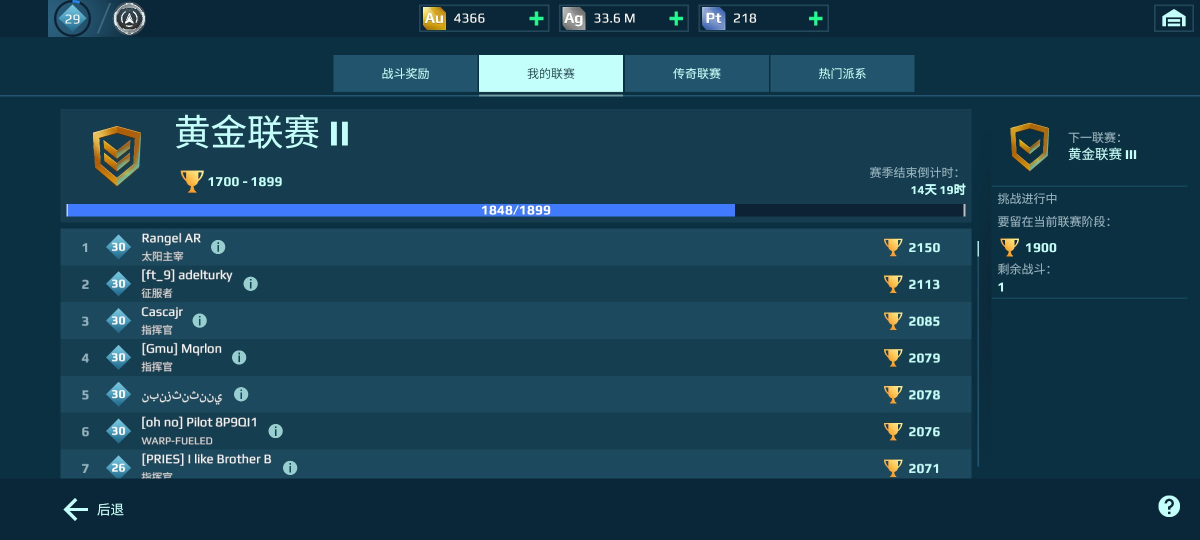
#> input picture tests/fixtures/G5_league.jpg, 2400 x 1080 px, given in place of G5_league.png, which was not available (shown at 1/2 size)
$ python bootstrap_digits.py
#> lines starting #> are read from the running program, lines starting #| are printed output that depends on the picture; after the words box and inside, x2 and y2 are one past the last pixel; in counts of white or black regions, pixels touching at a corner belong together; pictures that were not available may be replaced by others from this repository, and a replacement may not be noted
### vision.py
# -*- coding: utf-8 -*-
"""
视觉工具（numpy + PIL 实现，不依赖 opencv）
 - 颜色区域检测（找到按钮等色块）
 - 模板匹配（多尺度归一化相关）
 - 图像统计/差异比较（用于判断界面是否变化）
"""
import os
import sys
import numpy as np
from PIL import Image

PROJ_DIR = os.path.dirname(os.path.abspath(__file__))


def load(path):
    """加载图像为 RGB numpy 数组 (H, W, 3)"""
    return np.array(Image.open(path).convert("RGB"))


# [109 lines left out: functions find_color_regions, region_mean_color, diff_score, not called in this run]


def to_gray(img):
    if isinstance(img, str):
        img = load(img)
    return img.astype(np.float32) @ np.array([0.299, 0.587, 0.114], dtype=np.float32)


# [45 lines left out: function template_match, not called in this run]


# [10 lines that do not run on import are left out]

### rating_reader.py
# -*- coding: utf-8 -*-
"""
荣誉积分读取（数字模板匹配版，无外部依赖）

原理：
  「我的联赛」页进度条上的文字为固定的白色粗体 "当前分/满分"，
  例如 1848/1899。我们：
    1) 裁出文字区域
    2) 二值化（白色文字）
    3) 按列投影切分出每个数字/斜杠
    4) 与内置 0-9 模板做归一化相关匹配
  同时用进度条填充比例做交叉校验。
"""
import os
import sys
import re
import time
import numpy as np

PROJ_DIR = os.path.dirname(os.path.abspath(__file__))
if PROJ_DIR not in sys.path:
    sys.path.insert(0, PROJ_DIR)

import device as d
import vision as v

# 界面坐标（2400x1080，实测）
POS_LEAGUE_ENTRY = (2300, 590)      # 机库右侧第 4 个图标（奖杯/联赛）
POS_TAB_MY_LEAGUE = (1110, 130)     # 「我的联赛」标签
POS_BACK = (155, 1000)              # 后退

# 进度条文字区域（实测 1848/1899 所在）
R_RATING_TEXT = (640, 388, 1520, 448)
# 进度条蓝色填充区（实测）
R_BAR = (133, 395, 2218, 440)
# 联赛区间文字（如 1700 - 1899）
R_RANGE_TEXT = (400, 320, 1000, 380)

DIGIT_TEMPLATE_DIR = os.path.join(PROJ_DIR, "templates", "digits")


# ------------------------------------------------------------------ 进度条
# [34 lines left out: functions bar_fill_ratio, estimate_from_bar, not called in this run]


def totallen(img):
    x1, y1, x2, y2 = R_BAR
    return x2 - x1


# ------------------------------------------------------------------ 数字切分
def binarize_text(img, box, thresh=185):
    """裁剪文字区并二值化（白字）"""
    x1, y1, x2, y2 = box
    crop = img[y1:y2, x1:x2]
    gray = v.to_gray(crop)
    mask = (gray > thresh).astype(np.uint8)
    return mask


def segment_chars(mask, min_w=4, max_w=70, min_h=14):
    """
    按列投影切分字符。
    返回 [(x_start, x_end, glyph_mask)]
    """
    colsum = mask.sum(axis=0)
    if colsum.max() == 0:
        return []
    active = colsum > 0
    segs = []
    in_seg = False
    s = 0
    for i, a in enumerate(active):
        if a and not in_seg:
            s = i
            in_seg = True
        elif not a and in_seg:
            segs.append((s, i))
            in_seg = False
    if in_seg:
        segs.append((s, len(active)))

    out = []
    for (s, e) in segs:
        w = e - s
        sub = mask[:, s:e]
        rows = sub.sum(axis=1)
        nz = np.nonzero(rows)[0]
        if len(nz) == 0:
            continue
        h = nz[-1] - nz[0] + 1
        if w < min_w or w > max_w or h < min_h:
            continue
        glyph = sub[nz[0]:nz[-1] + 1, :]
        out.append((s, e, glyph))
    return out


def normalize_glyph(glyph, size=(24, 32)):
    """
    把字形缩放到固定大小，做模糊抗锯齿 + 0/1 归一。
    先裁剪到紧贴包围盒，避免不同字形的空白边距影响匹配。
    """
    from PIL import Image, ImageFilter
    if glyph.size == 0 or glyph.sum() == 0:
        return np.zeros(size, dtype=np.float32)
    im = Image.fromarray((glyph * 255).astype(np.uint8))
    # 轻微模糊，抵消缩放锯齿
    im = im.resize(size, Image.LANCZOS).filter(ImageFilter.GaussianBlur(0.8))
    arr = np.array(im).astype(np.float32) / 255.0
    # 归一化到 0 均值 1 方差
    arr = arr - arr.mean()
    s = arr.std()
    if s > 1e-6:
        arr = arr / s
    return arr


# [35 lines left out: functions _shift_match, match_digit, not called in this run]


# ------------------------------------------------------------------ 模板库
def load_templates():
    """从 templates/digits 加载 0-9 模板；支持多样本 digit_0.npy, digit_1.npy..."""
    templates = {}
    if not os.path.isdir(DIGIT_TEMPLATE_DIR):
        return templates
    for f in sorted(os.listdir(DIGIT_TEMPLATE_DIR)):
        if not f.endswith(".npy"):
            continue
        stem = os.path.splitext(f)[0]
        # 文件名格式："4"（单样本）或 "4_1"（多样本）
        ch = stem.split("_")[0]
        if not ch.isdigit():
            continue
        try:
            arr = np.load(os.path.join(DIGIT_TEMPLATE_DIR, f))
        except Exception:
            continue
        templates.setdefault(ch, []).append(arr)
    return templates


def save_template(ch, glyph, suffix=None):
    """保存字形模板；多样本时用 ch_suffix 命名"""
    os.makedirs(DIGIT_TEMPLATE_DIR, exist_ok=True)
    if suffix is None:
        # 自动寻找下一个空闲序号
        existing = [f for f in os.listdir(DIGIT_TEMPLATE_DIR)
                    if f.startswith("%s_" % ch) or f == "%s.npy" % ch]
        suffix = len(existing) + 1 if existing else 0
    name = "%s.npy" % ch if suffix == 0 else "%s_%d.npy" % (ch, suffix)
    np.save(os.path.join(DIGIT_TEMPLATE_DIR, name), normalize_glyph(glyph))
    return name


def read_rating_by_template(img):
    """
    用模板匹配读取 "NNNN/NNNN"。
    返回 dict: {'rating':int|None, 'max':int|None, 'conf':float, 'text':str}
    """
    templates = load_templates()
    mask = binarize_text(img, R_RATING_TEXT)
    chars = segment_chars(mask)
    if not chars:
        return {"rating": None, "max": None, "conf": 0.0, "text": "", "n_chars": 0}

    # 斜杠识别：先看字形是否"细长下坠"（宽度小且右下角像素多、左上角少）
    parts = []
    for (s, e, glyph) in chars:
        h, w = glyph.shape
        ratio = w / max(1, h)
        is_slash = False
        if 0.4 <= ratio <= 0.85 and h >= 12:
            # 检验"从右上到左下"的对角线趋势：逐行重心应单调左移
            centers = []
            for r in range(h):
                idx = np.nonzero(glyph[r])[0]
                if len(idx):
                    centers.append(float(idx.mean()))
            if len(centers) >= 8:
                first = np.mean(centers[:max(2, len(centers) // 4)])
                last = np.mean(centers[-max(2, len(centers) // 4):])
                if (first - last) > (w * 0.30):
                    is_slash = True
        if is_slash:
            parts.append("/")
        elif templates:
            dig, sc = match_digit(glyph, templates)
            parts.append(dig if (dig and sc > 0.35) else "?")
        else:
            parts.append("?")
    text = "".join(str(p) for p in parts)

    nums = text.split("/")
    rating = None
    mx = None
    if len(nums) >= 2:
        if nums[0].isdigit():
            rating = int(nums[0])
        if nums[1].isdigit():
            mx = int(nums[1])
    return {"rating": rating, "max": mx, "conf": float(len(text) and text.count("?") == 0),
            "text": text, "n_chars": len(chars)}


# ------------------------------------------------------------------ 对外接口
# [45 lines left out: functions open_league_page, read_rating, read_rating_from_hangar, not called in this run]


# ------------------------------------------------------------------ 历史记录
HISTORY_PATH = os.path.join(PROJ_DIR, "logs", "rating_history.jsonl")


# [49 lines left out: functions record_rating, load_history, check_trend, not called in this run]


# [13 lines that do not run on import are left out]

### bootstrap_digits.py
# -*- coding: utf-8 -*-
"""
数字模板自举（最终版）：从多个已知样本补齐 0-9 全部数字

已知样本（人眼确认）：
  G5_league.png       1848/1899
  league_rating.png   1808/1899
  G3_trophy2.png      (不含进度条文字)
"""
import sys
import os
import numpy as np
sys.path.insert(0, os.path.dirname(os.path.abspath(__file__)))

import vision as v
import rating_reader as rr

PROJ = os.path.dirname(os.path.abspath(__file__))
CAP = os.path.join(PROJ, "captures")

SAMPLES = [
    ("G5_league.png", "1848/1899"),
    ("league_rating.png", "1808/1899"),
    ("rating_verify_1848.png", "1848/1899"),
]


def glyph_variants(glyph):
    out = [glyph]
    for dy, dx in [(0, 1), (0, -1), (1, 0), (-1, 0)]:
        out.append(np.roll(glyph, (dy, dx), axis=(0, 1)))
    from PIL import Image
    h, w = glyph.shape
    for s in (0.93, 1.07):
        nh, nw = max(4, int(h * s)), max(4, int(w * s))
        im = Image.fromarray((glyph * 255).astype(np.uint8))
        im = im.resize((nw, nh), Image.LANCZOS)
        out.append((np.array(im) > 127).astype(np.uint8))
    return out


def main():
    if os.path.isdir(rr.DIGIT_TEMPLATE_DIR):
        for f in os.listdir(rr.DIGIT_TEMPLATE_DIR):
            if f.endswith(".npy"):
                os.remove(os.path.join(rr.DIGIT_TEMPLATE_DIR, f))

    total = 0
    for fname, known in SAMPLES:
        p = os.path.join(CAP, fname)
        if not os.path.exists(p):
            print("跳过（不存在）:", fname)
            continue
        img = v.load(p)
#> in load, returned value is the input picture: shape (1080, 2400, 3); mean R, G, B 25.5, 63.5, 82.5
        chars = rr.segment_chars(rr.binarize_text(img, rr.R_RATING_TEXT))
#> in binarize_text, `crop = img[y1:y2, x1:x2]`:
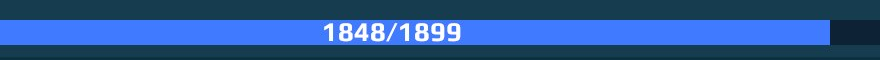
#> crop: shape (60, 880, 3); mean R, G, B 41.9, 86.4, 146.2
#> in to_gray, `return img.astype(np.float32) @ np.array([0.299, 0.587, 0.114], dtype=..`:
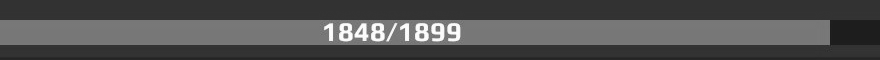
#> returned value: shape (60, 880) float32; min 28.76, max 255, mean 79.9
#> in binarize_text, `mask = (gray > thresh).astype(np.uint8)`:
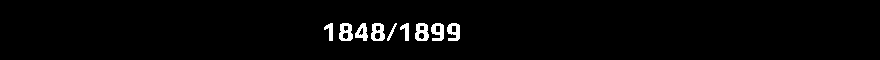
#> mask: shape (60, 880); values 0 (black) and 1 (white), 2.3% white; 9 white regions, largest, box (x1, y1, x2, y2) and area: (415, 23, 429, 41) 175, (339, 23, 353, 41) 173, (371, 23, 385, 41) 172
#> in segment_chars, `colsum = mask.sum(axis=0)`: colsum = 880 values, max 18 at index 330, min 0 at index 0, mean 1.36
#> the loop in segment_chars, `for i, a in enumerate(active):` made 880 passes
#> in_seg on passes 325, 334, 340, 354, 356, 369, 372, 386, 388, 398, 401, 410: True, False, True, False, True, False, True, False, True, False, True, False
#> after the loop in segment_chars, `for i, a in enumerate(active):`: in_seg = False; s = 447; segs = [(324, 333), (339, 353), (355, 368), (371, 385), (387, 397), (400, 409), (415, 429), (431, 444), (447, 460)]
#> the loop in segment_chars, `for (s, e) in segs:` made 9 passes
#> (s, e, w) on passes 1 to 9: (324, 333, 9), (339, 353, 14), (355, 368, 13), (371, 385, 14), (387, 397, 10), (400, 409, 9), (415, 429, 14), (431, 444, 13), (447, 460, 13)
#> after the loop in segment_chars, `for (s, e) in segs:`: out = 9 items
#> chars = 9 items
        if len(chars) != len(known):
            print("跳过（字符数不符 %d vs %d）: %s" % (len(chars), len(known), fname))
            continue
        for (s, e, glyph), ch in zip(chars, known):
            if not ch.isdigit():
                continue
            for var in glyph_variants(glyph):
#> after the loop in glyph_variants, `for dy, dx in [(0, 1), (0, -1), (1, 0), (-1, 0)]:`: out = 5 items
#> after the loop in glyph_variants, `for s in (0.93, 1.07):`: out = 7 items
                rr.save_template(ch, var, suffix=None)
#> in normalize_glyph, `im = im.resize(size, Image.LANCZOS).filter(ImageFilter.GaussianBlur(0...`:
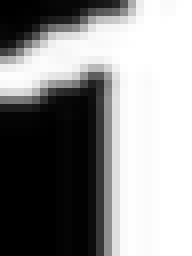
#> im: PIL image 24x32 L (shown 8 times larger); min 0, max 255, mean 141.3
#> in normalize_glyph, `s = arr.std()`: s = 0.45
                total += 1
        print("已处理:", fname, known)

    files = os.listdir(rr.DIGIT_TEMPLATE_DIR)
    digits = sorted(set(f.split("_")[0].split(".")[0] for f in files))
    print("模板文件 %d 个，覆盖数字: %s" % (len(files), digits))

    # 回归
    print("\n=== 回归验证 ===")
    allok = True
    for fname, known in SAMPLES:
        p = os.path.join(CAP, fname)
        if not os.path.exists(p):
            continue
        res = rr.read_rating_by_template(v.load(p))
#> in read_rating_by_template, `templates = load_templates()`: templates = 0 items
#> in read_rating_by_template, `chars = segment_chars(mask)`: chars = 9 items
#> the loop in read_rating_by_template, `for (s, e, glyph) in chars:` made 9 passes
#> (s, e, w, ratio, is_slash, first, last) on passes 1 to 9: (324, 333, 9, 0.5, False, 5.62, 6.5), (339, 353, 14, 0.778, False, 6.25, 6.57), (355, 368, 13, 0.722, False, 7.88, 8.62), (371, 385, 14, 0.778, False, 6.25, 6.6), (387, 397, 10, 0.556, True, 7.75, 1.12), (400, 409, 9, 0.5, False, 5.62, 6.5), (415, 429, 14, 0.778, False, 6.25, 6.42), (431, 444, 13, 0.722, False, 6.5, 7.12), (447, 460, 13, 0.722, False, 6.5, 7.12)
#> after the loop in read_rating_by_template, `for (s, e, glyph) in chars:`: parts = ['?', '?', '?', '?', '/', '?', '?', '?', '?']
#> in read_rating_by_template, `nums = text.split("/")`: nums = ['????', '????']
#> res = 5 items
        ok = res["text"] == known
#> ok = False
        allok = allok and ok
#> allok = False
        print("  %-24s 期望 %-10s 识别 %-10s %s"
              % (fname, known, res["text"], "OK" if ok else "FAIL"))
#|   G5_league.png            期望 1848/1899  识别 ????/????  FAIL
    print("\n总体:", "全部通过" if allok else "存在失败")
#| 总体: 存在失败


if __name__ == "__main__":
    main()
